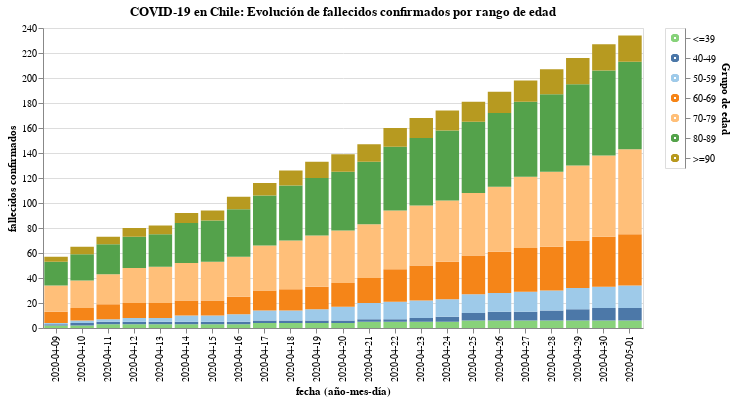

The notebook cell this image was saved under:
### Code cell
#hide_input
input_dropdown = alt.binding_select(options=data['Grupo de edad'].unique())
selection1 = alt.selection_single(fields=['Grupo de edad'], bind=input_dropdown, name=' ')
selection2 = alt.selection_multi(fields=['Grupo de edad'], on='mouseover')

color = alt.condition(selection1 | selection2,
                    alt.Color('Grupo de edad:N', scale=alt.Scale(scheme='tableau20'), legend=None),
                    alt.value('lightgray'))

bars = alt.Chart(data).mark_bar().encode(
    x = 'fecha (año-mes-día):N',
    y = 'fallecidos confirmados:Q',
    color = color,
    tooltip = ['fecha (año-mes-día)', 'Grupo de edad', 'fallecidos confirmados'],
    order=alt.Order(
    # Sort the segments of the bars by this field
    'index',
    sort='ascending'
    )
).add_selection(
    selection1, selection2
).transform_filter(
    selection1
)

legend = alt.Chart(data).mark_point().encode(
    y=alt.Y('Grupo de edad', axis=alt.Axis(orient='right'), sort=grupo_de_edad),
    color=color,
    order=alt.Order(
    # Sort the segments of the bars by this field
    'index',
    sort='descending'
    )
).add_selection(
    selection1, selection2
)

bars.properties(
    title = 'COVID-19 en Chile: Evolución de fallecidos confirmados por rango de edad',
    width = 600
) | legend

### Figure 1 — Vega-Lite specification as saved in the notebook (floating-point values rounded to 4 significant figures; data arrays with more than 128 entries replaced by an {"elided": "..."} marker saying what was removed)
{"config": {"view": {"continuousWidth": 400, "continuousHeight": 300}}, "hconcat": [{"mark": "bar", "encoding": {"color": {"condition": {"type": "nominal", "field": "Grupo de edad", "legend": null, "scale": {"scheme": "tableau20"}, "selection": {"or": [" ", "selector001"]}}, "value": "lightgray"}, "order": {"type": "quantitative", "field": "index", "sort": "ascending"}, "tooltip": [{"type": "nominal", "field": "fecha (año-mes-día)"}, {"type": "nominal", "field": "Grupo de edad"}, {"type": "quantitative", "field": "fallecidos confirmados"}], "x": {"type": "nominal", "field": "fecha (año-mes-día)"}, "y": {"type": "quantitative", "field": "fallecidos confirmados"}}, "selection": {" ": {"type": "single", "fields": ["Grupo de edad"], "bind": {"input": "select", "options": ["<=39", "40-49", "50-59", "60-69", "70-79", "80-89", ">=90"]}}, "selector001": {"type": "multi", "fields": ["Grupo de edad"], "on": "mouseover"}}, "title": "COVID-19 en Chile: Evolución de fallecidos confirmados por rango de edad", "transform": [{"filter": {"selection": " "}}], "width": 600}, {"mark": "point", "encoding": {"color": {"condition": {"type": "nominal", "field": "Grupo de edad", "legend": null, "scale": {"scheme": "tableau20"}, "selection": {"or": [" ", "selector001"]}}, "value": "lightgray"}, "order": {"type": "quantitative", "field": "index", "sort": "descending"}, "y": {"type": "nominal", "axis": {"orient": "right"}, "field": "Grupo de edad", "sort": ["<=39", "40-49", "50-59", "60-69", "70-79", "80-89", ">=90"]}}, "selection": {" ": {"type": "single", "fields": ["Grupo de edad"], "bind": {"input": "select", "options": ["<=39", "40-49", "50-59", "60-69", "70-79", "80-89", ">=90"]}}, "selector001": {"type": "multi", "fields": ["Grupo de edad"], "on": "mouseover"}}}], "data": {"name": "data-9cd55f0cf633bdf63878ebb1647d5bd7"}, "$schema": "https://vega.github.io/schema/vega-lite/v4.8.1.json", "datasets": {"data-9cd55f0cf633bdf63878ebb1647d5bd7": {"elided": "161 records"}}}
